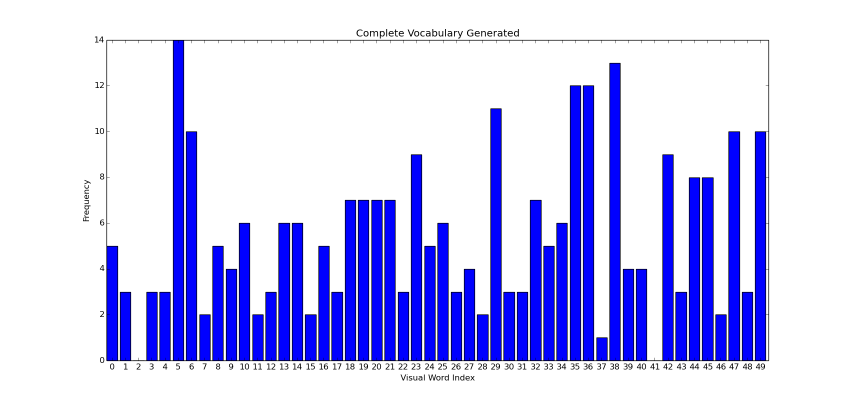
#> input picture SIFT+BOW/vocab.png, 1707 x 801 px, given as the content of the folder vocab.pngvocab.png, which was not available (shown at 1/2 size)
$ python Bag.py --train_path vocab.png
#> lines starting #> are read from the running program, lines starting #| are printed output that depends on the picture; pictures that were not available may be replaced by others from this repository, and a replacement may not be noted
### SIFT+BOW/helpers.py
import cv2
import numpy as np
from glob import glob
from sklearn.cluster import KMeans
from sklearn.svm import SVC
from sklearn.preprocessing import StandardScaler
from matplotlib import pyplot as plt
np.set_printoptions(threshold=np.inf)
class ImageHelpers:
	def __init__(self):
		self.sift_object = cv2.xfeatures2d.SIFT_create()

	def gray(self, image):
		gray = cv2.cvtColor(image, cv2.COLOR_BGR2GRAY)
		return gray

	def features(self, image):
		keypoints, descriptors = self.sift_object.detectAndCompute(image, None)
		return [keypoints, descriptors]


class Bag_of_words_helpers:
	def __init__(self, n_clusters = 20):
		self.n_clusters = n_clusters
		self.kmeans_obj = KMeans(n_clusters = n_clusters)
		self.kmeans_ret = None
		self.descriptor_vstack = None
		self.mega_histogram = None
		self.clf  = SVC()

	def cluster(self):
		"""
		cluster using KMeans algorithm,

		"""
		self.kmeans_ret = self.kmeans_obj.fit_predict(self.descriptor_vstack)

	def developVocabulary(self,n_label,n_names,n_images, descriptor_list, kmeans_ret = None):

		"""
		Each cluster denotes a particular visual word
		Every image can be represeted as a combination of multiple
		visual words. The best method is to generate a sparse histogram
		that contains the frequency of occurence of each visual word

		Thus the vocabulary comprises of a set of histograms of encompassing
		all descriptions for all images

		"""

		self.mega_histogram = np.array([np.zeros(self.n_clusters) for i in range(n_images)])
		old_count = 0
		myfile = open('xyz_test.csv', 'w')
		for i in range(n_images):
			l = len(descriptor_list[i])
			# print("des length:",l)
			for j in range(l):
				if kmeans_ret is None:
					idx = self.kmeans_ret[old_count+j]
				else:
					idx = kmeans_ret[old_count+j]
				self.mega_histogram[i][idx] += 1
			old_count += l
			# print("image number:", i, "label", n_label[i],"name:", n_names.get(i))
			name = n_names.get(i).split("/")
			print(name[0]+'/'+name[1]+'_'+name[2], end = ' ')
			for leng in range(len(self.mega_histogram[i].astype(int))):
				print((self.mega_histogram[i][leng].astype(int)),end=' ')
			print()
			# writing map(str, list)
			s = ",".join(map(str,list(self.mega_histogram[i])))
			to_write = name[0]+'/'+name[1]+'_'+name[2] + "," + s + "\n"
			# np.savetxt(myfile,n_label[i])
			myfile.write(to_write)
			# np.savetxt(myfile,self.mega_histogram[i])
			# print(len(self.mega_histogram[i].astype(int)))
		# print("Vocabulary Histogram Generated")
		myfile.close()


	def standardize(self, std=None):
		"""

		standardize is required to normalize the distribution
		wrt sample size and features. If not normalized, the classifier may become
		biased due to steep variances.

		"""
		if std is None:
			self.scale = StandardScaler().fit(self.mega_histogram)
			self.mega_histogram = self.scale.transform(self.mega_histogram)
		else:
			print( "STD not none. External STD supplied")
			self.mega_histogram = std.transform(self.mega_histogram)

	def formatND(self, l):
		"""
		restructures list into vstack array of shape
		M samples x N features for sklearn

		"""
		k = 0
		# print(((l)))
		vStack = np.array(l[0])
		# print(((vStack)))
		for remaining in l[1:]:
			k = k+1
			# [7 lines of commented-out code are left out]
			vStack = np.vstack((vStack, remaining))
		self.descriptor_vstack = vStack.copy()
		return vStack

	def train(self, train_labels):
		"""
		uses sklearn.svm.SVC classifier (SVM)


		"""
		# print( "Training SVM")
		# print( self.clf)
		# print( "Train labels", train_labels)
		self.clf.fit(self.mega_histogram, train_labels)
		# print( "Training completed")

	def predict(self, iplist):
		predictions = self.clf.predict(iplist)
		return predictions

	def plotHist(self, vocabulary = None):
		# print( "Plotting histogram")
		if vocabulary is None:
			vocabulary = self.mega_histogram

		x_scalar = np.arange(self.n_clusters)
		y_scalar = np.array([abs(np.sum(vocabulary[:,h], dtype=np.int32)) for h in range(self.n_clusters)])

		# print( y_scalar)

		plt.bar(x_scalar, y_scalar)
		plt.xlabel("Visual Word Index")
		plt.ylabel("Frequency")
		plt.title("Complete Vocabulary Generated")
		plt.xticks(x_scalar + 0.4, x_scalar)
		plt.show()

class FileHelpers:

	def __init__(self):
		pass

	def getFiles(self, path):
		"""
		- returns  a dictionary of all files
		having key => value as  objectname => image path

		- returns total number of files.

		"""
		imlist = {}
		count = 0
		names ={}
		for each in glob(path + "*"):
			word = each.split("/")[-1]
			# print( " #### Reading image category ", word, " ##### ")
			imlist[word] = []
			for imagefile in glob(path+word+"/*"):
				# print( "Reading file ", imagefile)
				#adding name of images
				names[count] = imagefile
				im = cv2.imread(imagefile, 0)
				imlist[word].append(im)
				count +=1

		return [imlist, count, names]

### SIFT+BOW/Bag.py
# Refrenc: http://scikit-learn.org/stable/modules/feature_extraction.html and https://kushalvyas.github.io/BOV.html
import cv2
import numpy as np
from glob import glob
import argparse
from helpers import *
from matplotlib import pyplot as plt
import re

class Bag_of_words:
    def __init__(self, no_clusters):
        self.no_clusters = no_clusters
        self.train_path = None
        self.test_path = None
        self.im_helper = ImageHelpers()
        self.bov_helper = Bag_of_words_helpers(no_clusters)
        self.file_helper = FileHelpers()
        self.images = None
        self.trainImageCount = 0
        self.train_labels = np.array([])
        self.name_dict = {}
        self.descriptor_list = []
        self.names = None

    def trainModel(self):
        """
        This method contains the entire module
        required for training the bag of visual words model

        Use of helper functions will be extensive.

        """

        # read file. prepare file lists.
        self.images, self.trainImageCount, self.names = self.file_helper.getFiles(
            self.train_path)
#> in getFiles, `im = cv2.imread(imagefile, 0)`:
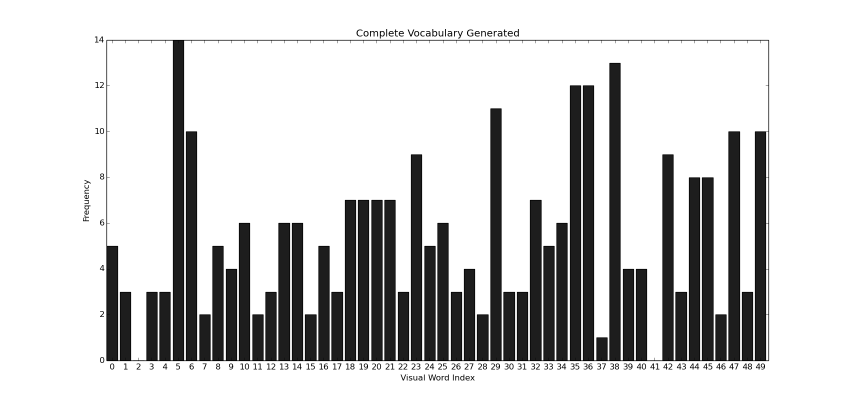
#> im: shape (801, 1707) (shown at 1/2 size); min 0, max 255, mean 205
        # extract SIFT Features from each image
        # print(self.names)
        label_count = 0
        for word, imlist in self.images.items():
            self.name_dict[str(label_count)] = word
            # print( "Computing Features for ", word)
            for im in imlist:
                # cv2.imshow("im", im)
                # cv2.waitKey()
                self.train_labels = np.append(self.train_labels, label_count)
                kp, des = self.im_helper.features(im)

                self.descriptor_list.append(des)

            label_count += 1
#> this loop made 1 pass
#> label_count on pass 1: 1
#> after the loop, label_count = 1; self.descriptor_list = 1 item; self.name_dict = {'0': 'vocab.png'}
        # [5 lines of commented-out code are left out]
        bov_descriptor_stack = self.bov_helper.formatND(self.descriptor_list)
#> in formatND, `vStack = np.array(l[0])`:
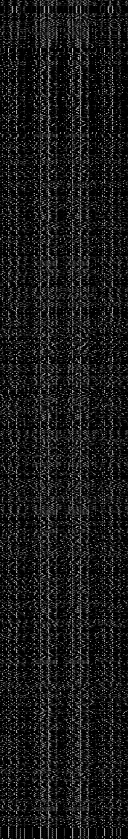
#> vStack: shape (839, 128) float32; min 0, max 206, mean 25.4
#> after the loop in formatND, `for remaining in l[1:]:`: k = 0
        self.bov_helper.cluster()
#> in cluster, `self.kmeans_ret = self.kmeans_obj.fit_predict(self.descriptor_vstack)`: self.kmeans_ret = 839 values, max 49 at index 97, min 0 at index 92, mean 19.38
        self.bov_helper.developVocabulary(n_label=self.train_labels, n_names=self.names,
                                          n_images=self.trainImageCount, descriptor_list=self.descriptor_list)
#> the loop in developVocabulary, `for i in range(n_images):` made 1 pass
#> (l, old_count) on pass 1: (839, 839)
#> after the loop in developVocabulary, `for i in range(n_images):`: old_count = 839

        # show vocabulary trained
        self.bov_helper.plotHist()
#> in plotHist, `y_scalar = np.array([abs(np.sum(vocabulary[:,h], dtype=np.int32)) for ..`: y_scalar = 50 values, max 53 at index 3, min 5 at index 25, mean 16.78
#> in plotHist, `plt.show()`:
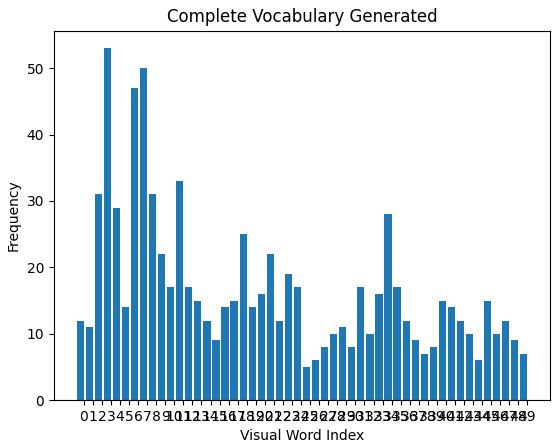
#> figure drawn by matplotlib, 1 panel; tallest bar 53 high, from x = 2.6 to 3.4

        self.bov_helper.standardize()
        self.bov_helper.train(self.train_labels)

    # [61 lines left out: functions recognize, testModel, not called in this run]

    def print_vars(self):
        pass


if __name__ == '__main__':

    # parse cmd args
    parser = argparse.ArgumentParser(
        description=" Bag of visual words example"
    )
    parser.add_argument('--train_path', action="store",
                        dest="train_path", required=True)
    # parser.add_argument('--test_path', action="store",
                        # dest="test_path", required=True)

    args = vars(parser.parse_args())
    # print(args)

    Bag_words = Bag_of_words(no_clusters=50)

    # set training paths
    Bag_words.train_path = args['train_path']
    # set testing paths
    # Bag_words.test_path = args['test_path']
    # train the model
#> (the run stopped early here; a loop or call above may not have finished)
